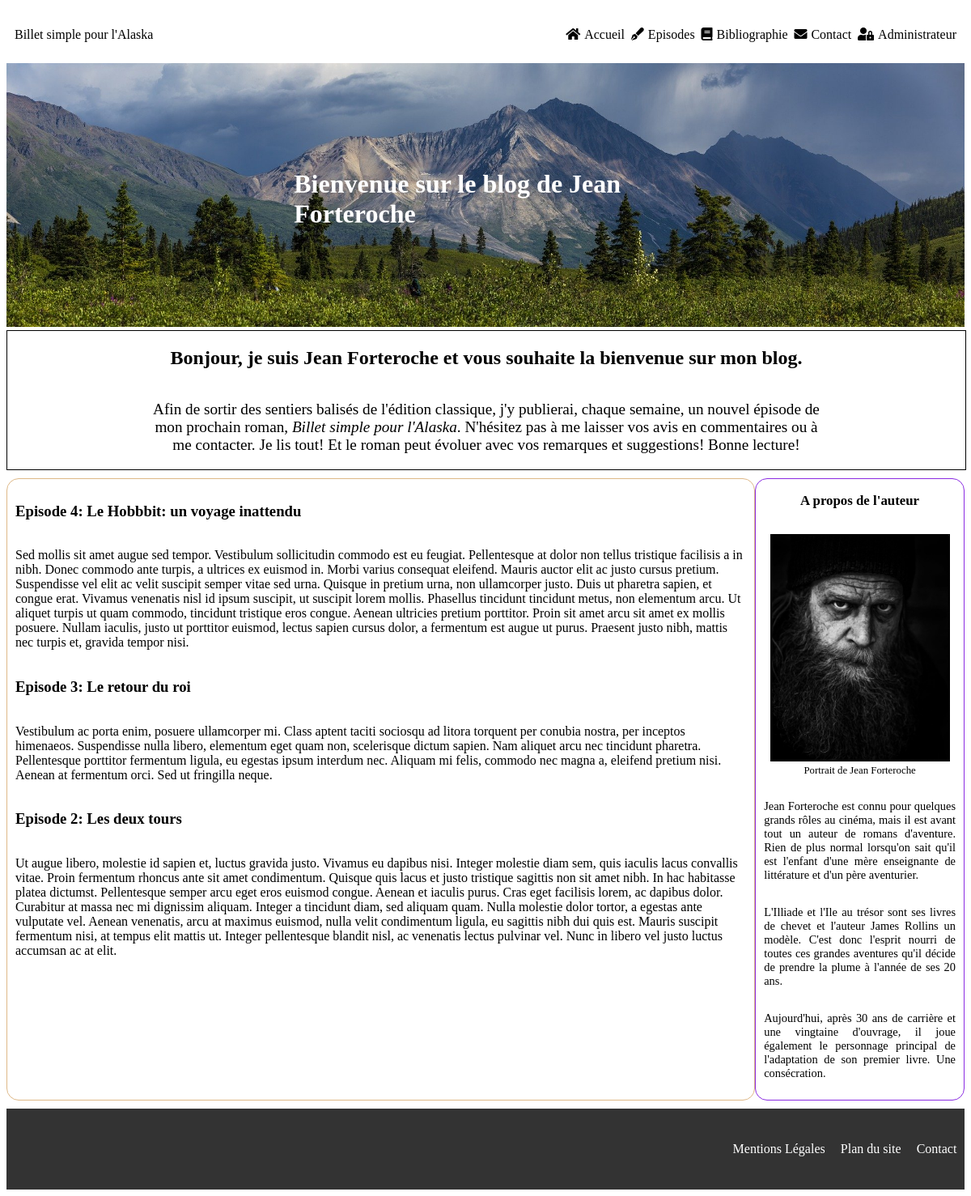
The page / on the database its author committed.
### tables this page shows
CREATE TABLE IF NOT EXISTS `episodes` (
  `episode_id` tinyint(11) NOT NULL AUTO_INCREMENT,
  `episode_title` char(255) NOT NULL,
  `episode_content` text NOT NULL,
  `episode_date` datetime NOT NULL,
  PRIMARY KEY (`episode_id`)
);

### src/Controller/PostController.php (called while the page is built, shortened)
<?php
class PostController
{
    public function __construct(PostManager $postManager, View $view)
    {
        $this->postManager = $postManager;
        $this->view = $view;
    }
    public function displayHome() : void
    {
        $data = $this->postManager->getThreeEpisodes();
        $this->view->display(['home' => $data]);
    }
}

### public/index.php (called while the page is built, shortened)
<?php
$router = new Router();
$router->run();

### src/Model/PostManager.php (called while the page is built, shortened)
<?php
class PostManager
{
    public function __construct(Database $database)
    {
        $this->database = $database->databaseConnect();
    }
    public function getThreeEpisodes()
    {
        $request = $this->database->query("SELECT * FROM episodes ORDER BY episode_id DESC LIMIT 0, 3 ");
        $post = [];
        while($data = $request->fetch()) {
            $episodeId = $data['episode_id'];
            $episodeTitle = $data['episode_title'];
            $episodeContent = ($data['episode_content']);
            array_push($post, ['id' => $episodeId, 'title' => $episodeTitle, 'content' => $episodeContent]);
        }
        return $post;
    }
}

### src/Service/Database.php (called while the page is built, shortened)
<?php
class Database
{
    private $servor = 'mysql:dbname=jean_forteroche;host=localhost;port=3308;chartset=utf-8';
    private $user = 'root';
    private $password = '';
    public function databaseConnect()
    {
        $connect = new \PDO($this->servor, $this->user, $this->password);
        return $connect;
    }
}

### Templates/Frontoffice/home.html.php (the view, shortened to what this page needs)
<article>
    <h3>Episode <?=$data['home'][0]['id']?>: <?=$data['home'][0]['title']?></article>
    <p><?=$data['home'][0]['content']?></p>
<article>
    <h3>Episode <?=$data['home'][1]['id']?>: <?=$data['home'][1]['title']?></article>
    <p><?=$data['home'][1]['content']?></p>
<article>
    <h3>Episode <?=$data['home'][2]['id']?>: <?=$data['home'][2]['title']?></article>
    <p><?=$data['home'][2]['content']?></p>

### src/View/View.php (shortened to what this page needs)
<?php
class View
{
    public function display(array $data)
    {
        $dataLength = count($data);
        if (empty($data)) {
            require_once('../Templates/Frontoffice/error.html.php');
        }
        elseif (!empty($data) && isset($_GET['action']) && $dataLength === (int) 1) {
            require_once('../Templates/Frontoffice/onepost.html.php');
        }
        else {
            require_once('../Templates/Frontoffice/home.html.php');
        }
        $content = ob_get_clean();
        require_once('../Templates/Frontoffice/layout.html.php');
    }
}

### src/Service/Router.php (shortened to what this page needs)
<?php
class Router
{
    public function __construct()
    {
        $this->database = new Database();
        $this->postManager = new PostManager($this->database);
        $this->commentManager = new CommentManager($this->database);
        $this->view = new View();
        $this->postController = new PostController($this->postManager, $this->view);
        $this->commentController = new CommentController($this->commentManager, $this->view);
        $this->get = $_GET;
    }
    public function run(): void
    {
        $test = isset($this->get['action'], $this->get['id']);
        if ($test && $this->get['action'] === 'post') {
            $this->postController->displayOneEpisode((int)$this->get['id']);
            $this->commentController->displayComments((int)$this->get['id']);
        }
        else {
            $this->postController->displayHome();
        }
    }
}

### Templates/Frontoffice/layout.html.php (shortened to what this page needs)
<!DOCTYPE html>
<html lang="fr">
	<head>
		<link rel="stylesheet" href="../public/css/style.css" />
		<link rel="stylesheet" href="../public/fontawesome/css/all.css" />
	</head>
	<body>
		<header>
			<div class="headband">
				<a class="logo">Billet simple pour l'Alaska</a>
				<nav>
					<div class="menu_container">
						<ul class="menu">
							<li><a href="index.php"><i class="fas fa-home"></i>Accueil</a></li>
							<li><a href="episodes.html"><i class="fas fa-pen-fancy"></i></i>Episodes</a></li>
							<li><a href="bibliographie.html"><i class="fas fa-book"></i>Bibliographie</a></li>
							<li><a href="contact.html"><i class="fas fa-envelope"></i>Contact</a></li>
							<li><a href="admin.html"><i class="fas fa-user-lock"></i>Administrateur</a></li>
						</ul>
					</div>
				</nav>
			</div>
			<img class="header_img" src="../public/images/landscape_01.jpg" alt="aurore boréale en alaska" />
			<h1>Bienvenue sur le blog de Jean Forteroche</h1>
		</header>
		<section class="welcoming_text">
			<h2>Bonjour, je suis Jean Forteroche et vous souhaite la bienvenue sur mon blog.</h2>
			<p>Afin de sortir des sentiers balisés de l'édition classique, j'y publierai, chaque semaine, un nouvel épisode de mon prochain roman,
				<span id="titre">Billet simple pour l'Alaska</span>.
				N'hésitez pas à me laisser vos avis en commentaires ou à me contacter. Je lis tout! Et le roman peut évoluer avec vos remarques et suggestions!
				Bonne lecture!
			</p>
		</section>
		<main>
			<section class="last_episodes">
				<?=$content?>
			</section>
			<aside class="about_me">
				<h3>A propos de l'auteur</h3>
				<figure>
					<img class="portrait" src="../public/images/portrait.jpg" alt="Portrait de Jean Forteroche" />
					<figcaption>Portrait de Jean Forteroche</figcaption>
				</figure>
				<p>Jean Forteroche est connu pour quelques grands rôles au cinéma, mais il est avant tout un auteur de romans d'aventure.
					Rien de plus normal lorsqu'on sait qu'il est l'enfant d'une mère enseignante de littérature et d'un père aventurier.</p>
				<p>L'Illiade et l'Ile au trésor sont ses livres de chevet et l'auteur James Rollins un modèle. C'est donc l'esprit nourri de toutes
					ces grandes aventures qu'il décide de prendre la plume à l'année de ses 20 ans.</p>
				<p>Aujourd'hui, après 30 ans de carrière et une vingtaine d'ouvrage, il joue également le personnage principal de l'adaptation de son premier livre. Une consécration.</p>
			</aside>
		</main>
		<footer>
			<div class="footer_links">
				<a href="mentions.html">Mentions Légales</a>
				<a href="site_plan.html">Plan du site</a>
				<a href="contact.html">Contact</a>
			</div>
		</footer>
	</body>
</html>

### public/css/style.css (style rules this page uses)
html { font-family: aileron; }
a { text-decoration: none; color: black; }
header { position: relative; }
.header_img { width: 100%; }
.headband { display: flex; width: 100%; height: 70px; justify-content: space-between; align-items: center; }
.logo { padding-left: 10px; }
nav { width: 45%; }
.menu { box-sizing: border-box; padding-right: 10px; display: flex; justify-content: space-between; list-style-type: none; }
.menu li i { margin-right: 5px; }
#titre { font-style: italic; }
header h1 { width: 40%; height: 10%; font-size: 2rem; position: absolute; left: 30%; top: 45%; font-weight: bold; color: white; }
.welcoming_text { width: 100%; border: 1px solid black; display: flex; flex-direction: column; align-items: center; }
.welcoming_text p { width: 70%; font-size: 1.2rem; text-align: center; }
main { width: 100%; }
.about_me { width: 20%; border: 1px solid blueviolet; border-radius: 15px; padding: 10px; padding-top: 0; text-align: justify; font-size: 0.9rem; display: flex; flex-direction: column; align-items: center; }
.portrait { width: 220px; border: 1px solid black; }
figcaption { text-align: center; font-size: 0.8rem; }
.last_episodes { border: 1px solid burlywood; width: 77%; padding: 10px; border-radius: 15px; display: flex; flex-direction: column; }
article { display: flex; flex-direction: column; }
main { margin-top: 10px; display: flex; justify-content: space-between; }
footer { margin-top: 10px; width: 100%; height: 100px; background-color: rgba(0, 0, 0, 0.8); display: flex; align-items: center; justify-content: right; }
.footer_links { width: 25%; display: flex; justify-content: space-around; }
.footer_links a { color: white; }

### rows shown on the page
episodes: episode_id "4", episode_title "Le Hobbbit: un voyage inattendu", episode_content "Sed mollis sit amet augue sed tempor. Vestibulum sollicitudin commodo est eu feugiat. Pellentesque at dolor non tellus tristique facilisis a in nibh. Donec commodo ante turpis, a ultrices ex euismod in. Morbi varius consequat eleifend. Mauris auctor elit ac justo cursus pretium. Suspendisse vel elit ac velit suscipit semper vitae sed urna. Quisque in pretium urna, non ullamcorper justo. Duis ut pharetra sapien, et congue erat. Vivamus venenatis nisl id ipsum suscipit, ut suscipit lorem mollis. Phasellus tincidunt tincidunt metus, non elementum arcu. Ut aliquet turpis ut quam commodo, tincidunt tristique eros congue. Aenean ultricies pretium porttitor. Proin sit amet arcu sit amet ex mollis…"
episodes: episode_id "3", episode_title "Le retour du roi", episode_content "Vestibulum ac porta enim, posuere ullamcorper mi. Class aptent taciti sociosqu ad litora torquent per conubia nostra, per inceptos himenaeos. Suspendisse nulla libero, elementum eget quam non, scelerisque dictum sapien. Nam aliquet arcu nec tincidunt pharetra. Pellentesque porttitor fermentum ligula, eu egestas ipsum interdum nec. Aliquam mi felis, commodo nec magna a, eleifend pretium nisi. Aenean at fermentum orci. Sed ut fringilla neque."
episodes: episode_id "2", episode_title "Les deux tours", episode_content "Ut augue libero, molestie id sapien et, luctus gravida justo. Vivamus eu dapibus nisi. Integer molestie diam sem, quis iaculis lacus convallis vitae. Proin fermentum rhoncus ante sit amet condimentum. Quisque quis lacus et justo tristique sagittis non sit amet nibh. In hac habitasse platea dictumst. Pellentesque semper arcu eget eros euismod congue. Aenean et iaculis purus. Cras eget facilisis lorem, ac dapibus dolor. Curabitur at massa nec mi dignissim aliquam. Integer a tincidunt diam, sed aliquam quam. Nulla molestie dolor tortor, a egestas ante vulputate vel. Aenean venenatis, arcu at maximus euismod, nulla velit condimentum ligula, eu sagittis nibh dui quis est. Mauris suscipit…"
